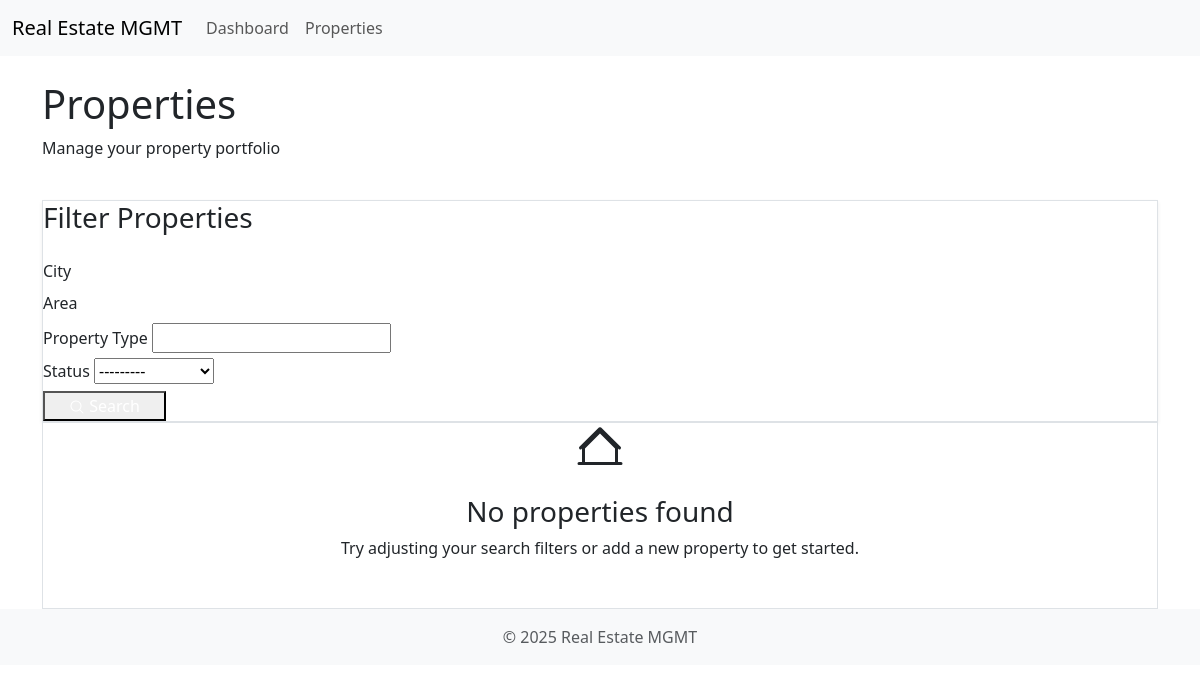
Page /api/properties/list/ on the earlier database version.
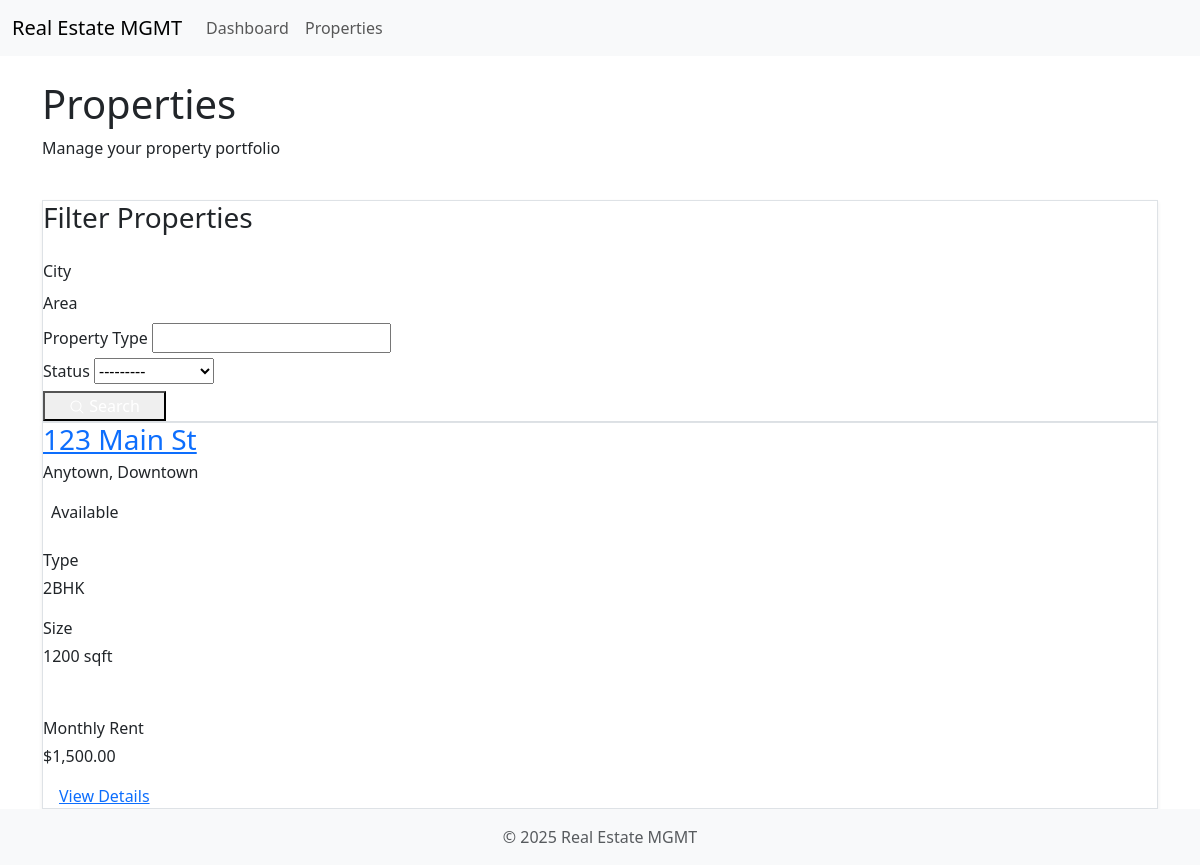
Same page on the later database version.
### core/models.py (models this page shows, shortened)
class Property(models.Model):
    property_id = models.CharField(max_length=20, unique=True)
    address = models.TextField()
    city = models.CharField(max_length=100, db_index=True)
    area = models.CharField(max_length=100, db_index=True)
    property_type = models.CharField(max_length=10)  # 1BHK, 2BHK, etc.
    size_sqft = models.IntegerField(validators=[MinValueValidator(1)])
    rent_amount = models.DecimalField(max_digits=10, decimal_places=2, validators=[MinValueValidator(0)])
    deposit_amount = models.DecimalField(max_digits=10, decimal_places=2, validators=[MinValueValidator(0)])
    STATUS_CHOICES = [
        ('available', 'Available'),
        ('occupied', 'Occupied'),
        ('maintenance', 'Maintenance'),
    ]
    status = models.CharField(max_length=20, choices=STATUS_CHOICES, db_index=True)
    furnished_type = models.CharField(max_length=20)
    amenities = models.JSONField(default=list)
    image = models.ImageField(upload_to='property_images/', blank=True, null=True)
    created_at = models.DateTimeField(auto_now_add=True)
    updated_at = models.DateTimeField(auto_now=True)

### core/views.py (the view)
# urls.py: path('properties/list/', PropertyListView.as_view(), name='property-list'),
class PropertyListView(django_generic.ListView):
    model = Property
    template_name = 'property_list.html'
    context_object_name = 'properties'
    paginate_by = 10
    def get_queryset(self):
        queryset = super().get_queryset()
        self.filter = PropertyFilter(self.request.GET, queryset=queryset)
        return self.filter.qs
    def get_context_data(self, **kwargs):
        context = super().get_context_data(**kwargs)
        context['filter'] = self.filter
        return context

### core/context_processors.py (called while the page is built)
def current_year(request):
    return {'current_year': datetime.now().year}

### core/templatetags/currency_filters.py (called while the page is built)
@register.filter
def as_currency(value):
    return f'${value:,.2f}'

### templates/property_list.html (shortened to what this page needs)
{% extends 'base.html' %}
{% load currency_filters %}
{% block content %}
<div class="px-10 py-8">
    <div class="max-w-7xl mx-auto">
        <div class="flex justify-between items-center mb-8">
            <div>
                <h1 class="text-[#0d141c] text-3xl font-bold leading-tight tracking-[-0.015em] mb-2">Properties</h1>
                <p class="text-[#49739c] text-base font-normal leading-normal">Manage your property portfolio</p>
            </div>
            <a href="{% url 'property-create' %}" class="flex min-w-[140px] cursor-pointer items-center justify-center overflow-hidden rounded-lg h-12 px-6 bg-[#0d80f2] text-white text-sm font-bold leading-normal tracking-[0.015em] hover:bg-[#0b6fd1] transition-colors">
                <svg xmlns="http://www.w3.org/2000/svg" width="16px" height="16px" fill="currentColor" viewBox="0 0 256 256" class="mr-2">
                    <path d="M224,128a8,8,0,0,1-8,8H136v80a8,8,0,0,1-16,0V136H40a8,8,0,0,1,0-16h80V40a8,8,0,0,1,16,0v80h80A8,8,0,0,1,224,128Z"></path>
                </svg>
            </a>
        </div>
        <div class="bg-white rounded-xl border border-[#e7edf4] p-6 mb-8 shadow-sm">
            <h3 class="text-[#0d141c] text-lg font-bold leading-tight tracking-[-0.015em] mb-4">Filter Properties</h3>
            <form method="get" class="grid grid-cols-1 md:grid-cols-2 lg:grid-cols-4 gap-4">
                <div>
                    <label class="text-[#0d141c] text-sm font-medium leading-normal mb-2 block">City</label>
                </div>
                <div>
                    <label class="text-[#0d141c] text-sm font-medium leading-normal mb-2 block">Area</label>
                </div>
                <div>
                    <label class="text-[#0d141c] text-sm font-medium leading-normal mb-2 block">Property Type</label>
                    {{ filter.form.property_type }}
                </div>
                <div>
                    <label class="text-[#0d141c] text-sm font-medium leading-normal mb-2 block">Status</label>
                    {{ filter.form.status }}
                </div>
                <div class="md:col-span-2 lg:col-span-4">
                    <button type="submit" class="flex min-w-[100px] cursor-pointer items-center justify-center overflow-hidden rounded-lg h-10 px-4 bg-[#0d80f2] text-white text-sm font-bold leading-normal tracking-[0.015em] hover:bg-[#0b6fd1] transition-colors">
                        <svg xmlns="http://www.w3.org/2000/svg" width="16px" height="16px" fill="currentColor" viewBox="0 0 256 256" class="mr-2">
                            <path d="M229.66,218.34l-50.07-50.06a88.11,88.11,0,1,0-11.31,11.31l50.06,50.07a8,8,0,0,0,11.32-11.32ZM40,112a72,72,0,1,1,72,72A72.08,72.08,0,0,1,40,112Z"></path>
                        </svg>
                    </button>
                </div>
            </form>
        </div>
        <div class="grid grid-cols-1 md:grid-cols-2 lg:grid-cols-3 gap-6">
            {% for property in properties %}
            <div class="bg-white rounded-xl border border-[#e7edf4] shadow-sm hover:shadow-md transition-shadow">
                <div class="p-6">
                    <div class="flex justify-between items-start mb-4">
                        <div class="flex-1">
                            <h3 class="text-[#0d141c] text-lg font-bold leading-tight tracking-[-0.015em] mb-1">
                                <a href="{% url 'property-detail' property.pk %}" class="hover:text-[#0d80f2] transition-colors">{{ property.address }}</a>
                            </h3>
                            <p class="text-[#49739c] text-sm font-normal leading-normal">{{ property.city }}, {{ property.area }}</p>
                        </div>
                        <div class="ml-4">
                            {% if property.status == 'available' %}
                                <span class="bg-green-100 text-green-800 px-2 py-1 rounded-full text-xs font-medium">Available</span>
                            {% elif property.status == 'occupied' %}
                                <span class="bg-blue-100 text-blue-800 px-2 py-1 rounded-full text-xs font-medium">Occupied</span>
                            {% elif property.status == 'maintenance' %}
                                <span class="bg-yellow-100 text-yellow-800 px-2 py-1 rounded-full text-xs font-medium">Maintenance</span>
                            {% endif %}
                        </div>
                    </div>
                    <div class="grid grid-cols-2 gap-4 mb-4">
                        <div>
                            <p class="text-[#49739c] text-xs font-normal leading-normal mb-1">Type</p>
                            <p class="text-[#0d141c] text-sm font-medium leading-normal">{{ property.property_type }}</p>
                        </div>
                        <div>
                            <p class="text-[#49739c] text-xs font-normal leading-normal mb-1">Size</p>
                            <p class="text-[#0d141c] text-sm font-medium leading-normal">{{ property.size_sqft }} sqft</p>
                        </div>
                    </div>
                    <div class="border-t border-[#e7edf4] pt-4">
                        <div class="flex justify-between items-center">
                            <div>
                                <p class="text-[#49739c] text-xs font-normal leading-normal mb-1">Monthly Rent</p>
                                <p class="text-[#0d141c] text-lg font-bold leading-tight tracking-[-0.015em]">{{ property.rent_amount|as_currency }}</p>
                            </div>
                            <a href="{% url 'property-detail' property.pk %}" class="flex min-w-[84px] cursor-pointer items-center justify-center overflow-hidden rounded-lg h-8 px-3 bg-[#e7edf4] text-[#0d141c] text-sm font-bold leading-normal tracking-[0.015em] hover:bg-[#cedbe8] transition-colors">
                                View Details
                            </a>
                        </div>
                    </div>
                </div>
            </div>
            {% empty %}
            <div class="col-span-full">
                <div class="bg-white rounded-xl border border-[#e7edf4] p-12 text-center">
                    <div class="text-[#49739c] mb-4">
                    </div>
                    <h3 class="text-[#0d141c] text-lg font-bold leading-tight tracking-[-0.015em] mb-2">No properties found</h3>
                    <p class="text-[#49739c] text-sm font-normal leading-normal mb-4">Try adjusting your search filters or add a new property to get started.</p>
                    <a href="{% url 'property-create' %}" class="flex min-w-[120px] cursor-pointer items-center justify-center overflow-hidden rounded-lg h-10 px-4 bg-[#0d80f2] text-white text-sm font-bold leading-normal tracking-[0.015em] hover:bg-[#0b6fd1] transition-colors mx-auto">
                        <svg xmlns="http://www.w3.org/2000/svg" width="16px" height="16px" fill="currentColor" viewBox="0 0 256 256" class="mr-2">
                            <path d="M224,128a8,8,0,0,1-8,8H136v80a8,8,0,0,1-16,0V136H40a8,8,0,0,1,0-16h80V40a8,8,0,0,1,16,0v80h80A8,8,0,0,1,224,128Z"></path>
                        </svg>
                    </a>
                </div>
            </div>
            {% endfor %}
        </div>
    </div>
</div>
{% endblock %}

### templates/base.html (shortened to what this page needs)
<!DOCTYPE html>
<html lang="en">
<head>
    <link href="https://cdn.jsdelivr.net/npm/bootstrap@5.3.0/dist/css/bootstrap.min.css" rel="stylesheet">
</head>
<body>
    <nav class="navbar navbar-expand-lg navbar-light bg-light">
        <div class="container-fluid">
            <a class="navbar-brand" href="#">Real Estate MGMT</a>
            <div class="collapse navbar-collapse" id="navbarNav">
                <ul class="navbar-nav">
                    <li class="nav-item">
                        <a class="nav-link" href="#">Dashboard</a>
                    </li>
                    <li class="nav-item">
                        <a class="nav-link" href="{% url 'property-list' %}">Properties</a>
                    </li>
                </ul>
            </div>
        </div>
    </nav>
    <div class="container mt-4">
        {% block content %}
        {% endblock %}
    </div>
    <footer class="footer mt-auto py-3 bg-light">
        <div class="container text-center">
            <span class="text-muted">&copy; {{ current_year }} Real Estate MGMT</span>
        </div>
    </footer>
</body>
</html>

Differences in the rows shown:
added Property: address "123 Main St", city "Anytown", area "Downtown", status "Available", property_type "2BHK", size_sqft "1200", rent_amount|as_currency "$1,500.00"
Other differences:
text no longer shown: "No properties found Try adjusting your search filters or add a new property to get started."
